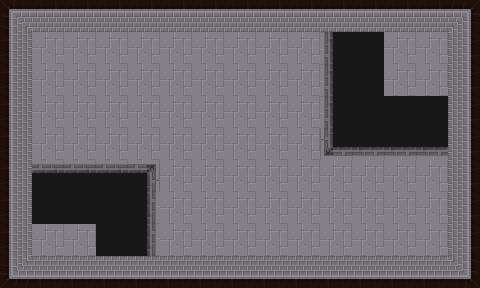

A 2D game scene composited from a Tiled map and its tileset images. What follows is a short description and the map's XML, with every tile layer's data as written:
An orthogonal 15x9 tile map with 32x32 px tiles, 2 tile layers (ground, obstacles) and 12 objects.

<map version="1.5" tiledversion="1.6.0" orientation="orthogonal" renderorder="right-down" width="15" height="9" tilewidth="32" tileheight="32" infinite="0" nextlayerid="10" nextobjectid="65">
 <tileset firstgid="1" source="../room.tsx" />
 <layer id="1" name="ground" width="15" height="9">
  <data encoding="csv">
23,22,22,22,22,22,22,22,22,22,22,22,22,22,2684354583,
1610612758,19,19,19,19,19,19,19,19,19,19,19,19,19,2684354582,
1610612758,19,19,19,19,19,19,19,19,19,19,19,19,19,2684354582,
1610612758,19,19,19,19,19,19,19,19,19,19,19,19,19,2684354582,
1610612758,19,19,19,19,19,19,19,19,19,19,19,19,19,2684354582,
1610612758,19,19,19,19,19,19,19,19,19,19,19,19,19,2684354582,
1610612758,19,19,19,19,19,19,19,19,19,19,19,19,19,2684354582,
1610612758,19,19,19,19,19,19,19,19,19,19,19,19,19,2684354582,
1610612759,3221225494,3221225494,3221225494,3221225494,3221225494,3221225494,3221225494,3221225494,3221225494,3221225494,3221225494,3221225494,3221225494,3221225495
</data>
 </layer>
 <objectgroup id="9" name="fire" />
 <objectgroup id="5" name="doors-UP">
  <object id="36" x="224" y="0" width="32" height="32" />
 </objectgroup>
 <objectgroup id="6" name="doors-RIGHT">
  <object id="37" x="448" y="128" width="32" height="32" />
 </objectgroup>
 <objectgroup id="7" name="doors-LEFT">
  <object id="39" x="0" y="128" width="32" height="32" />
 </objectgroup>
 <objectgroup id="8" name="doors-DOWN">
  <object id="40" x="224" y="256" width="32" height="32" />
 </objectgroup>
 <layer id="3" name="obstacles" width="15" height="9">
  <data encoding="csv">
0,0,0,0,0,0,0,0,0,0,0,0,0,0,0,
0,0,0,0,0,0,0,0,0,0,1610612762,24,0,0,0,
0,0,0,0,0,0,0,0,0,0,1610612762,24,0,0,0,
0,0,0,0,0,0,0,0,0,0,1610612762,24,24,24,0,
0,0,0,0,0,0,0,0,0,0,3221225497,3221225498,3221225498,3221225498,0,
0,26,26,26,25,0,0,0,0,0,0,0,0,0,0,
0,24,24,24,2684354586,0,0,0,0,0,0,0,0,0,0,
0,0,0,24,2684354586,0,0,0,0,0,0,0,0,0,0,
0,0,0,0,0,0,0,0,0,0,0,0,0,0,0
</data>
 </layer>
 <objectgroup id="4" name="border">
  <object id="3" x="0" y="0" width="224" height="32" />
  <object id="4" x="448" y="0" width="32" height="128" />
  <object id="24" x="256" y="0" width="224" height="32" />
  <object id="25" x="448" y="160" width="32" height="128" />
  <object id="26" x="0" y="256" width="224" height="32" />
  <object id="27" x="256" y="256" width="224" height="32" />
  <object id="28" x="0" y="0" width="32" height="128" />
  <object id="29" x="0" y="160" width="32" height="128" />
 </objectgroup>
 <objectgroup id="9" name="fire" />
</map>
